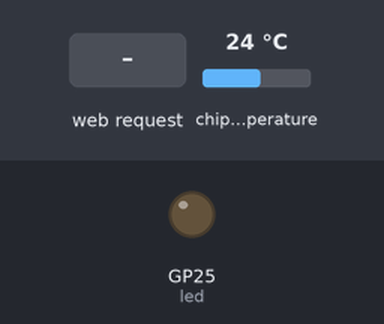
Simulated run of this program. Board: Raspberry Pi Pico running MicroPython. Shown: output pins drawn as LEDs (lit = HIGH). Dashed ring = blinking. The inputs (shaded band) are chosen by the test bench; at power-on: chip temperature 24 °C. WiFi joins after 1.5 s; random numbers come from a fixed seed; what the program prints to the serial console is not drawn.

Above: at 3.2 s.
3.3 s: HTTP request GET /lightblink? received
At 3.7 s:
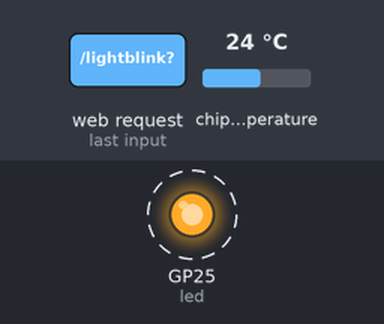
6.3 s: HTTP request GET /lighton? received
At 6.9 s:
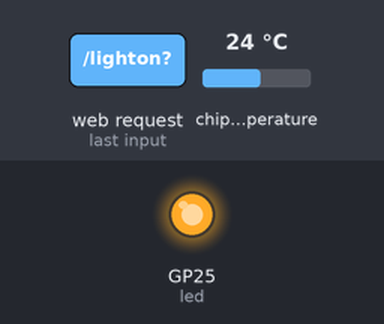
7.8 s: HTTP request GET /lightoff? received
At 9.1 s:
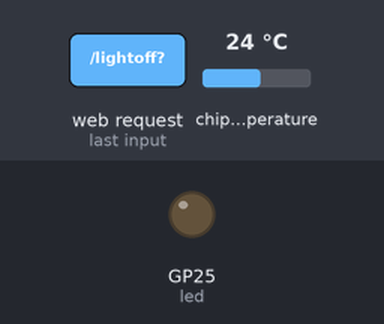
Timing chart, 0 to 10.8 s (numbered marks = the images above; inputs shaded):
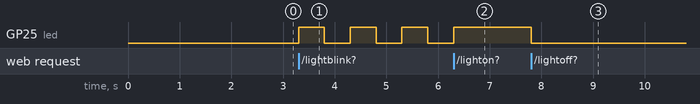

Measured:
- after the input at 3.3 s, GP25 (led): alternates HIGH for 0.50 s and LOW for 0.50 s, starting at once
- after the input at 6.3 s, GP25 (led): LOW → HIGH at once
- after the input at 7.8 s, GP25 (led): HIGH → LOW at once

The program:

pico_web_server.py
```python
# Import necessary modules
import network
import socket
import time
import random
from machine import Pin, ADC

# Create an LED object on pin 'LED'
led = Pin('LED', Pin.OUT)

# Wi-Fi credentials
ssid = 'WIFI_NAME'
password = 'WIFI_PASSWORD'

# HTML for the webpage
def webpage(random_value, state, temperatureC, temperatureF, ip_address):
    """
    Generate an HTML webpage with dynamic content.

    Args:
        random_value (int): A random value generated by the device.
        state (str): The current state of the LED (ON, OFF, or BLINKING).
        temperatureC (float): The current temperature in Celsius.
        temperatureF (float): The current temperature in Fahrenheit.
        ip_address (str): The IP address of the device.

    Returns:
        str: The generated HTML webpage as a string.
    """
    html = f"""
        <!DOCTYPE html>
        <html>
        <head>
            <title>Pico Web Server</title>
            <meta name="viewport" content="width=device-width, initial-scale=1">
            <style>
                body {{ font-family: Arial, sans-serif; margin: 20px; }}
                h1 {{ color: #333; }}
                form {{ margin-bottom: 10px; }}
            </style>
        </head>
        <body>
            <h1>Raspberry Pi Pico Web Server</h1>
            <h2>Information</h2>
            <p>IP address: {ip_address}</p>
            <h2>LED Control</h2>
            <form action="./lighton">
                <input type="submit" value="Light on" />
            </form>
            <form action="./lightoff">
                <input type="submit" value="Light off" />
            </form>
            <form action="./lightblink">
                <input type="submit" value="Light blink" />
            </form>
            <p>LED state: {state}</p>
            <h2>Fetch New Value</h2>
            <form action="./value">
                <input type="submit" value="Fetch value" />
            </form>
            <p>Fetched value: {random_value}</p>
            <h2>Temperature Measurement</h2>
            <p>Temperature in Celsius: {temperatureC:.2f}</p>
            <p>Temperature in Fahrenheit: {temperatureF:.2f}</p>
            <h2>Shutdown</h2>
            <form action="./shutdown">
                <input type="submit" value="Shutdown" />
            </form>
        </body>
        </html>
        """
    return str(html)

# Connect to WLAN
def connect_to_wifi(ssid, password):
    """
    Connect to a Wi-Fi network using the provided SSID and password.

    Args:
        ssid (str): The SSID of the Wi-Fi network.
        password (str): The password for the Wi-Fi network.

    Returns:
        network.WLAN: The connected Wi-Fi network object.
    """
    wlan = network.WLAN(network.STA_IF)
    wlan.active(True)
    wlan.connect(ssid, password)

    connection_timeout = 10
    while connection_timeout > 0:
        if wlan.status() >= 3:
            break
        connection_timeout -= 1
        print('Waiting for Wi-Fi connection...')
        time.sleep(1)

    if wlan.status()!= 3:
        raise RuntimeError('Failed to establish a network connection')
    else:
        print('Connection successful!')
        print('IP address:', wlan.ifconfig()[0])
    return wlan

# Initialize the web server
def init_web_server():
    """
    Initialize a web server on the device.

    Returns:
        socket.socket: The socket object for the web server.
    """
    addr = socket.getaddrinfo('0.0.0.0', 80)[0][-1]
    s = socket.socket()
    s.setsockopt(socket.SOL_SOCKET, socket.SO_REUSEADDR, 1)
    s.bind(addr)
    s.listen()
    print('Listening on', addr)
    return s

# Read internal temperature
def read_internal_temperature(temp_sensor):
    """
    Read the internal temperature of the device using the ADC.

    Args:
        temp_sensor (ADC): The ADC object for the temperature sensor.

    Returns:
        float: The internal temperature in Celsius.
    """
    adc_value = temp_sensor.read_u16()
    voltage = adc_value * (3.3 / 65535.0)
    temperature_celsius = 27 - (voltage - 0.706) / 0.001721
    return temperature_celsius

# Convert Celsius to Fahrenheit
def celsius_to_fahrenheit(temp_celsius):
    """
    Convert a temperature from Celsius to Fahrenheit.

Args:
        temp_celsius (float): The temperature in Celsius.

    Returns:
        float: The temperature in Fahrenheit.
    """
    return temp_celsius * (9/5) + 32

# Main loop to listen for connections
def main_loop(s, temp_sensor, wlan):
    """
    The main loop to listen for incoming connections and handle requests.

    Args:
        s (socket.socket): The socket object for the web server.
        temp_sensor (ADC): The ADC object for the temperature sensor.
        wlan (network.WLAN): The connected Wi-Fi network object.
    """
    state = "OFF"
    random_value = 0

    while True:
        try:
            conn, addr = s.accept()
            print('Got a connection from', addr)

            request = conn.recv(1024)
            request = str(request)
            print('Request content = %s' % request)

            try:
                request = request.split()[1]
                print('Request:', request)
            except IndexError:
                pass

            if request == '/lighton?':
                print("LED on")
                led.value(1)
                state = "ON"
            elif request == '/lightoff?':
                led.value(0)
                state = 'OFF'
            elif request == '/lightblink?':
                for i in range(3):
                    led.value(1)
                    time.sleep(0.5)
                    led.value(0)
                    time.sleep(0.5)
                state = "BLINKING"
            elif request == '/value?':
                led.value(1)
                random_value = random.randint(0, 20)
                time.sleep(0.25)
                led.value(0)
            elif request == '/shutdown?':
                print("Shutting down")
                conn.send('HTTP/1.0 200 OK\r\nContent-type: text/html\r\n\r\n')
                conn.send('<h1>Shutting down</h1>')
                conn.close()
                time.sleep(1)
                machine.reset()

            temperatureC = read_internal_temperature(temp_sensor)
            temperatureF = celsius_to_fahrenheit(temperatureC)
            ip_address = wlan.ifconfig()[0]
            response = webpage(random_value, state, temperatureC, temperatureF, ip_address)

            conn.send('HTTP/1.0 200 OK\r\nContent-type: text/html\r\n\r\n')
            conn.send(response)
            conn.close

        except OSError as e:
            conn.close()
            print('Connection closed')
        except Exception as ex:
            print('Exception:', ex)
            conn.close()

# Setup
wlan = connect_to_wifi(ssid, password)
s = init_web_server()
temp_sensor = ADC(4)

# Run the main loop
main_loop(s, temp_sensor, wlan)
```
